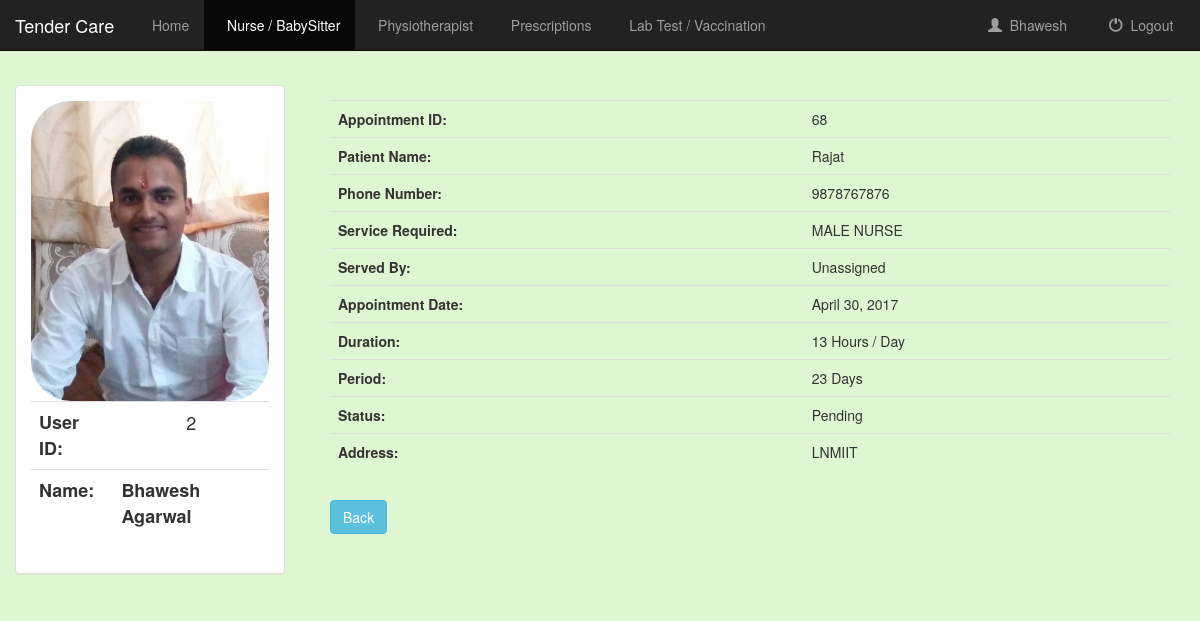
The page /appointment/68 (signed in) on the database its author committed.
### service/models.py (models this page shows, shortened)
class UserProfile(models.Model):
	user = models.OneToOneField(User)
	gender =models.CharField(max_length=10, choices=gender_choices, default = '')
	profile_photo = models.ImageField()
	contact_number = models.CharField(max_length=10,default= None)
	age = models.PositiveIntegerField()
	address = models.CharField(max_length=1000)

class AppointmentDetail(models.Model):
	user = models.ForeignKey(User, default=1)
	patient_name = models.CharField(max_length=50)
	phone_number = models.CharField(max_length=10,default= None)
	service_required = models.CharField(max_length=20, choices = service_choices, default = '')
	served_by = models.CharField(max_length=50, default='Unassigned')
	appointment_date = models.DateField(auto_now=False, auto_now_add=False)
	duration = models.PositiveIntegerField(default=13, help_text='value 2 to 24', validators=[MaxValueValidator(24),
            MinValueValidator(2)])
	period = models.PositiveIntegerField(default=16, help_text='value 1 to 30', validators=[MaxValueValidator(30),
            MinValueValidator(1)])
	status = models.CharField(max_length=50, choices =status_choices, default='Pending')
	address = models.CharField(max_length=1000)

### service/views.py (the view)
# urls.py: url(r'^appointment/(?P<appointment_id>\d+)$', views.view_appointment, name = 'view_appointment'),
def view_appointment(request,appointment_id=None):
	if not request.user.is_authenticated():
		return render(request, 'service/login.html')
	else:
		userdata = UserProfile.objects.filter(user = request.user)
		appointment1 = AppointmentDetail.objects.filter(pk=appointment_id, user=request.user).order_by('-pk')
		return render(request,'service/appointment_view.html', {'appointment1' : appointment1, 'userdata' : userdata,})

### service/templates/service/appointment_view.html (shortened to what this page needs)
{% extends 'service/base.html' %}
{% block appointments_active %}active{% endblock %}
{% block body %}
	{% if appointment1 %}
		{% for appointment in appointment1 %}
			<div class="col-sm-12 col-md-12" style="margin-top: 20px;">
				<table class="table table-hover" border="0">
					<tr>
						<th> Appointment ID:</th>
						<td>{{appointment.pk}}</td>
					</tr>
					<tr>
						<th>Patient Name:</th>
						<td>{{appointment.patient_name}}</td>
					</tr>
					<tr>
						<th>Phone Number:</th>
						<td>{{appointment.phone_number}}</td>
					</tr>
					<tr>
						<th>Service Required:</th>
						<td>{{appointment.service_required}}</td>
					</tr>
					<tr>
						<th>Served By:</th>
						<td>{{appointment.served_by}}</td>
					</tr>
					<tr>
						<th>Appointment Date:</th>
						<td>{{appointment.appointment_date}}</td>
					</tr>
					<tr>
						<th>Duration:</th>
						<td>{{appointment.duration}} Hours / Day </td>
					</tr>
					<tr>
						<th>Period:</th>
						<td>{{appointment.period}} Days </td>
					</tr>
					<tr>
						<th>Status:</th>
						<td>{{appointment.status}}</td>
					</tr>
					<tr>
						<th>Address:</th>
						<td>{{appointment.address}}</td>
					</tr>
				</table>
			</div>
		{% endfor %}
	{% else %}
		<h3> No Data Found</h3><br>
	{% endif %}
	<div class="col-sm-12 col-md-12" style="margin-top: 10px;">
		<a href="{% url 'service:appointment' %}"><button class="btn btn-info">Back</button></a>
	</div>
{% endblock %}

### service/templates/service/base.html
{% extends 'service/base_navbar.html' %}
{% block basebody %}
<div class="container-fluid userd">
	<div class="row">
		<div class="col-sm-3 userinfod">
			<div class="panel panel-default">
				<div class="panel-body">
					{% if userdata %}
						{% for userdt in userdata %}
							{% if userdt.profile_photo %}
								<img src="{{ userdt.profile_photo.url}}" class="img-responsive userimg">
							{% else %}
								<img src="../media/user.png" class="img-responsive userimg">
							{% endif %}
						{% endfor %}
					{% else %}
						<img src="../media/user.png" class="img-responsive userimg">
					{% endif %}
					<table class="table userbase">
						<tr>
							<th>User ID:</th>
							<td>{{user.pk}}</td>
						</tr>
						<tr>
							<th>Name:</th>
							<th>{{user.get_full_name|title}}</th>
						</tr>
					</table>
				</div>
			</div>
		</div>
		<div class="col-sm-9">
			{% block body %}
			{% endblock %}
		</div>
	</div>
</div>
{% endblock %}

### service/templates/service/base_navbar.html (shortened to what this page needs)
<!Doctype html>
<html lang="en">
	<head>
		{% load staticfiles %}
		<link rel="stylesheet" href="https://maxcdn.bootstrapcdn.com/bootstrap/3.3.7/css/bootstrap.min.css?v=1" />
		<link rel="stylesheet" type="text/css" href="{% static 'service/style.css' %}?v=1" />
		<link href="//cdn.bootcss.com/bootstrap-datetimepicker/4.17.44/css/bootstrap-datetimepicker.min.css" rel="stylesheet">
	</head>
	<body class="body">
		<nav class="navbar navbar-inverse navbar-fixed-top">
			<div class="container-fluid">
		        <div class="navbar-header">
		            <a class="navbar-brand" href="{% url 'service:index' %}">Tender Care</a>
		        </div>
		        <div class="collapse navbar-collapse" id="topNavBar">
		        	<ul class="nav navbar-nav">
		                <li class="{% block home_active %}{% endblock %}"><a href="{% url 'service:home' %}">&nbsp; Home</a></li>
		                <li class="{% block appointments_active %}{% endblock %}"><a href="{% url 'service:appointment' %}">&nbsp; Nurse / BabySitter </a></li>
		                <li class="{% block physio_active %}{% endblock %}"><a href="{% url 'service:physiotherapist' %}">&nbsp; Physiotherapist </a></li>
		                <li class="{% block prescriptions_active %}{% endblock %}"><a href="{% url 'service:prescription' %}">&nbsp; Prescriptions </a></li>
		                <li class="{% block test_active %}{% endblock %}"><a href="{% url 'service:lab_test' %}">&nbsp; Lab Test / Vaccination </a></li>
		            </ul>
					<ul class="nav navbar-nav navbar-right">
					    <li class="{% block user_active %}{% endblock %}">
					        <a href="{% url 'service:user_detail' %}">
					            <span class="glyphicon glyphicon-user" aria-hidden="true"></span>&nbsp; {{ user.get_username|title }} &nbsp;&nbsp;
					        </a>
					    </li>
					    <li>
					        <a href="{% url 'service:logout_user' %}">
					            <span class="glyphicon glyphicon-off" aria-hidden="true"></span>&nbsp; Logout &nbsp;&nbsp;
					        </a>
					    </li>
					</ul>
		        </div>
			</div>
		</nav>
		{% block basebody %}
		{% endblock %}
	</body>
</html>

### service/static/service/style.css (style rules this page uses)
.body { background-color: #def7d2; }
.userd { margin-top: 80px; }
.userinfod { margin-top: 5px; }
.userimg { width: 300px; height: 300px; border-radius: 40px; }
.userbase { font-size: 18px; text-align: center; }

### rows shown on the page
UserProfile: profile_photo (picture)
AppointmentDetail: pk "68", patient_name "Rajat", phone_number "9878767876", service_required "MALE NURSE", served_by "Unassigned", appointment_date "April 30, 2017", duration "13", period "23", status "Pending", address "LNMIIT"

### other values the page prints
{{ user.get_username|title }} "Bhawesh"
{{ user.pk }} "2"
{{ user.get_full_name|title }} "Bhawesh Agarwal"
